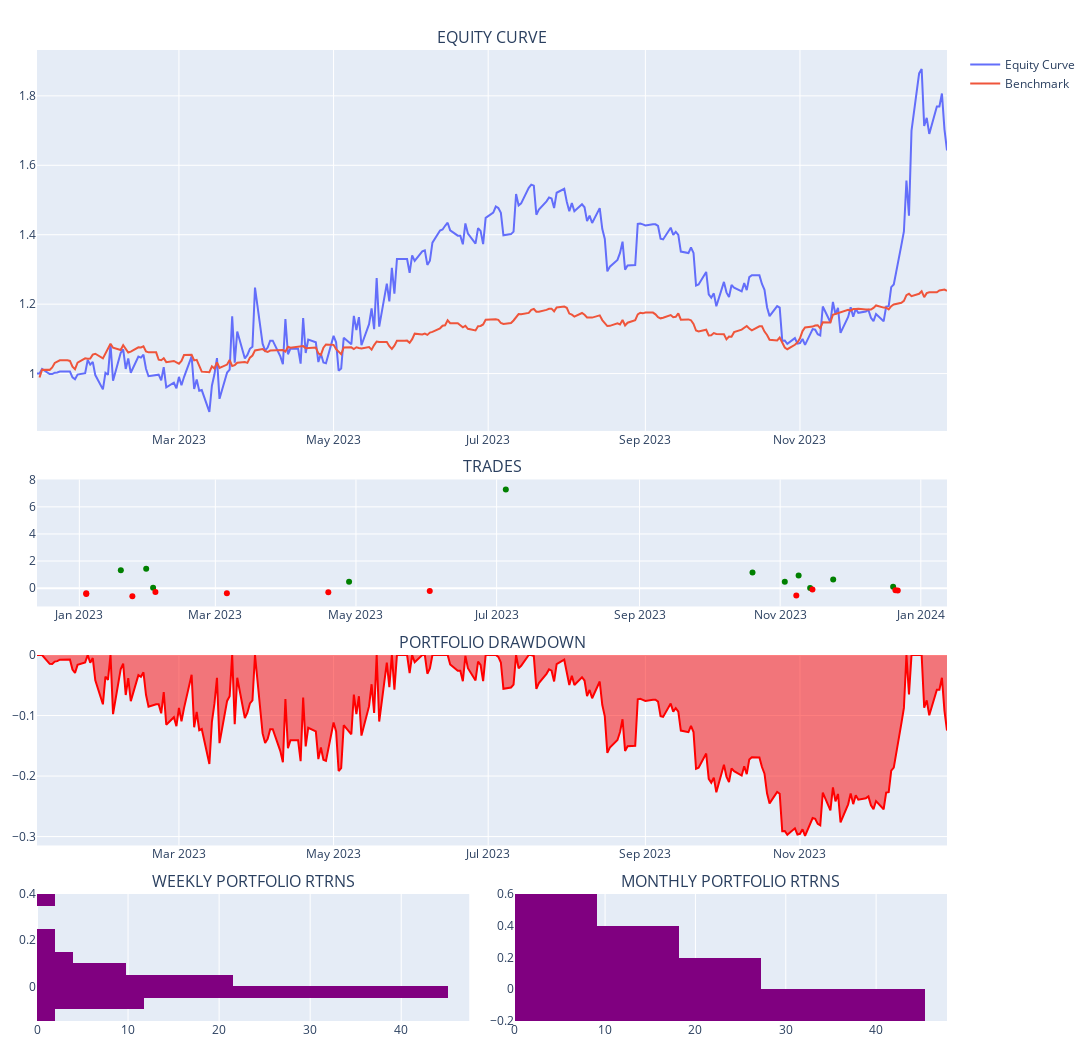

Source (notebook cell):
### Code cell
evb_backtest.portfolio.plot_portfolio()

### Figure 1 — Plotly figure (JSON) as saved in the notebook; plotly's stock layout.template omitted (floating-point values rounded to 4 significant figures; data arrays with more than 128 entries replaced by an {"elided": "..."} marker saying what was removed)
{"data": [{"name": "Equity Curve", "showlegend": true, "type": "scatter", "x": {"elided": "258 str values"}, "xaxis": "x", "y": {"elided": "258 float values"}, "yaxis": "y"}, {"name": "Benchmark", "showlegend": true, "type": "scatter", "x": {"elided": "258 str values"}, "xaxis": "x", "y": {"elided": "258 float values"}, "yaxis": "y"}, {"customdata": [12, 2, 14, 6, 4, 12, 9, 6, 10, 5, 9, 8, 1, 4, 6, 10, 9, 8, 1, 21, 6, 9], "hovertemplate": "<b>%{text}</b><br><br>Date: %{x}<br>Size: %{customdata}<br>PnL: %{y}<br>", "marker": {"color": ["red", "red", "green", "red", "green", "green", "red", "red", "red", "green", "red", "green", "green", "green", "red", "green", "green", "red", "green", "green", "red", "red"]}, "mode": "markers", "name": "Ticker", "showlegend": false, "text": ["SBUX", "BA", "NVDA", "NFLX", "META", "AMD", "AAPL", "AAPL", "SBUX", "AMZN", "TSLA", "COST", "NFLX", "AAPL", "SBUX", "AMD", "AMZN", "TSLA", "BA", "NVDA", "META", "COST"], "type": "scatter", "x": ["2023-01-04T00:00:00", "2023-01-04T00:00:00", "2023-01-19T00:00:00", "2023-01-24T00:00:00", "2023-01-30T00:00:00", "2023-02-02T00:00:00", "2023-02-03T00:00:00", "2023-03-06T00:00:00", "2023-04-19T00:00:00", "2023-04-28T00:00:00", "2023-06-02T00:00:00", "2023-07-05T00:00:00", "2023-10-20T00:00:00", "2023-11-03T00:00:00", "2023-11-08T00:00:00", "2023-11-09T00:00:00", "2023-11-14T00:00:00", "2023-11-15T00:00:00", "2023-11-24T00:00:00", "2023-12-20T00:00:00", "2023-12-21T00:00:00", "2023-12-22T00:00:00"], "xaxis": "x2", "y": [-0.4342, -0.3734, 1.322, -0.607, 1.437, 0.02436, -0.2855, -0.373, -0.296, 0.4769, -0.2194, 7.275, 1.162, 0.4724, -0.5375, 0.9397, 0.005309, -0.1012, 0.6417, 0.09901, -0.1591, -0.1731], "yaxis": "y2"}, {"fill": "tozeroy", "line": {"color": "red"}, "name": "Drawdown", "showlegend": false, "type": "scatter", "x": {"elided": "258 str values"}, "xaxis": "x3", "y": {"elided": "258 float values"}, "yaxis": "y3"}, {"histnorm": "percent", "marker": {"color": "purple"}, "showlegend": false, "type": "histogram", "xaxis": "x4", "y": [null, -0.007689, -0.008724, -0.001325, -0.01649, 0.02375, -0.01003, -0.03245, 0.03096, -0.0378, -0.0266, 0.209, 0.113, -0.1225, -0.02089, 0.02399, -0.06215, 0.07141, -0.01937, 0.04939, 0.1718, -0.00409, 0.03967, 0.02556, -0.006319, 0.03224, -0.03463, 0.0657, -0.01204, 0.03293, -0.03494, -0.02314, -0.08777, 0.002575, 0.08809, -0.02842, -0.02517, -0.07024, -0.04963, 0.04482, 0.02845, -0.09166, -0.06841, -0.003011, 0.1022, -0.06361, 0.05169, -0.002995, 0.07281, 0.3524, -0.005587, -0.02799], "yaxis": "y4"}, {"histnorm": "percent", "marker": {"color": "purple"}, "showlegend": false, "type": "histogram", "xaxis": "x5", "y": [null, -0.04461, 0.3031, -0.1749, 0.2533, 0.1227, 0.05769, -0.06689, -0.1648, -0.09031, 0.0596, 0.4274], "yaxis": "y5"}], "layout": {"annotations": [{"font": {"size": 16}, "showarrow": false, "text": "EQUITY CURVE", "x": 0.5, "xanchor": "center", "xref": "paper", "y": 1.0, "yanchor": "bottom", "yref": "paper"}, {"font": {"size": 16}, "showarrow": false, "text": "TRADES", "x": 0.5, "xanchor": "center", "xref": "paper", "y": 0.5577, "yanchor": "bottom", "yref": "paper"}, {"font": {"size": 16}, "showarrow": false, "text": "PORTFOLIO DRAWDOWN", "x": 0.5, "xanchor": "center", "xref": "paper", "y": 0.3769, "yanchor": "bottom", "yref": "paper"}, {"font": {"size": 16}, "showarrow": false, "text": "WEEKLY PORTFOLIO RTRNS", "x": 0.2375, "xanchor": "center", "xref": "paper", "y": 0.1308, "yanchor": "bottom", "yref": "paper"}, {"font": {"size": 16}, "showarrow": false, "text": "MONTHLY PORTFOLIO RTRNS", "x": 0.7625, "xanchor": "center", "xref": "paper", "y": 0.1308, "yanchor": "bottom", "yref": "paper"}], "height": 1050, "hovermode": "x unified", "margin": {"b": 20, "l": 15, "r": 15, "t": 50}, "paper_bgcolor": "WHITE", "width": 1200, "xaxis": {"anchor": "y", "domain": [0, 1]}, "xaxis2": {"anchor": "y2", "domain": [0, 1]}, "xaxis3": {"anchor": "y3", "domain": [0, 1]}, "xaxis4": {"anchor": "y4", "domain": [0, 0.475]}, "xaxis5": {"anchor": "y5", "domain": [0.525, 1]}, "yaxis": {"anchor": "x", "domain": [0.6077, 1.0]}, "yaxis2": {"anchor": "x2", "domain": [0.4269, 0.5577]}, "yaxis3": {"anchor": "x3", "domain": [0.1808, 0.3769]}, "yaxis4": {"anchor": "x4", "domain": [0, 0.1308]}, "yaxis5": {"anchor": "x5", "domain": [0, 0.1308]}}}
